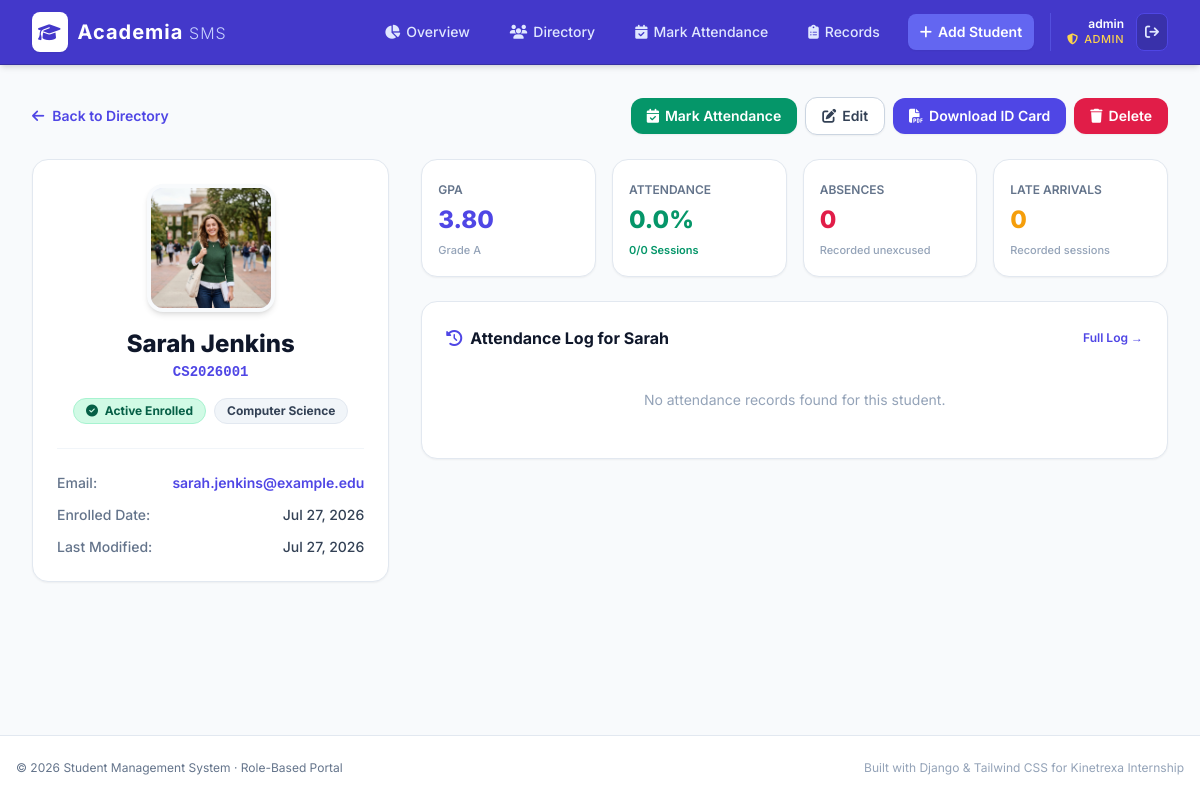
Page /student/2/ (signed in) on the earlier database version.
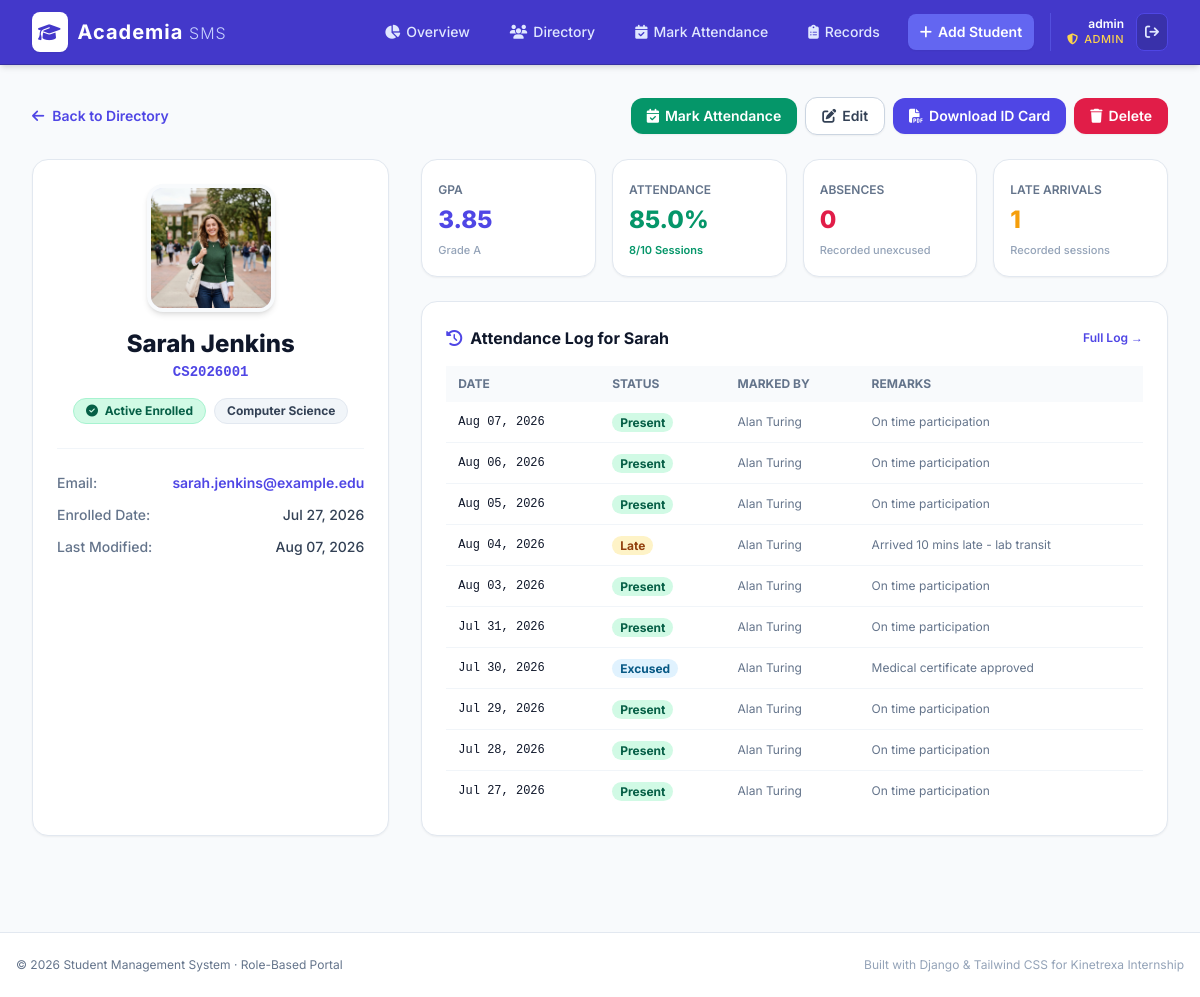
Same page on the later database version.
### students/models.py (models this page shows, shortened)
class TimeStampedModel(models.Model):
    created_at = models.DateTimeField(auto_now_add=True)
    updated_at = models.DateTimeField(auto_now=True)
    class Meta:
        abstract = True

class Student(TimeStampedModel):
    roll_number = models.CharField(max_length=20, unique=True)
    first_name = models.CharField(max_length=100)
    last_name = models.CharField(max_length=100)
    email = models.EmailField(unique=True)
    department = models.CharField(max_length=100)
    gpa = models.DecimalField(max_digits=4, decimal_places=2)
    profile_picture = models.ImageField(upload_to='profiles/', blank=True, null=True)
    is_active = models.BooleanField(default=True)
    objects = StudentManager()
    def get_full_name(self):
        return f"{self.first_name} {self.last_name}"
    def get_grade(self):
        if self.gpa >= 3.5:
            return 'A'
        elif self.gpa >= 3.0:
            return 'B'
        elif self.gpa >= 2.0:
            return 'C'
        elif self.gpa >= 1.0:
            return 'D'
        else:
            return 'F'
    def get_attendance_stats(self):
        records = self.attendance_records.all()
        total = records.count()
        if total == 0:
            return {
                'total': 0,
                'present': 0,
                'absent': 0,
                'late': 0,
                'excused': 0,
                'percentage': 0.0,
                'is_good': True
            }
        present = records.filter(status='Present').count()
        late = records.filter(status='Late').count()
        absent = records.filter(status='Absent').count()
        excused = records.filter(status='Excused').count()
        effective_present = present + (late * 0.5)
        percentage = round((effective_present / total) * 100, 1)
        return {
            'total': total,
            'present': present,
            'absent': absent,
            'late': late,
            'excused': excused,
            'percentage': percentage,
            'is_good': percentage >= 75.0
        }

class Attendance(TimeStampedModel):
    STATUS_CHOICES = [
        ('Present', 'Present'),
        ('Absent', 'Absent'),
        ('Late', 'Late'),
        ('Excused', 'Excused'),
    ]
    student = models.ForeignKey(Student, on_delete=models.CASCADE, related_name='attendance_records')
    date = models.DateField(default=timezone.now)
    status = models.CharField(max_length=10, choices=STATUS_CHOICES, default='Present')
    marked_by = models.ForeignKey(User, on_delete=models.SET_NULL, null=True, blank=True, related_name='marked_attendances')
    remarks = models.CharField(max_length=255, blank=True, null=True)
    class Meta:
        unique_together = ('student', 'date')
        ordering = ['-date', 'student__roll_number']
    @property
    def marked_by_name(self):
        if self.marked_by:
            name = self.marked_by.get_full_name()
            return name if name else self.marked_by.username
        return "System"

### students/views.py (the view)
# urls.py: path('student/<int:pk>/', views.StudentDetailView.as_view(), name='student-detail'),
class StudentDetailView(LoginRequiredMixin, DetailView):
    model = Student
    template_name = 'students/student_detail.html'
    context_object_name = 'student'
    def get_context_data(self, **kwargs):
        context = super().get_context_data(**kwargs)
        student = self.object
        context['attendance_stats'] = student.get_attendance_stats()
        context['recent_attendance'] = student.attendance_records.all()[:10]
        profile = getattr(self.request.user, 'profile', None)
        context['is_admin'] = profile.is_admin if profile else self.request.user.is_superuser
        context['is_teacher'] = profile.is_teacher if profile else False
        return context

### students/models.py (called while the page is built)
    @property
    def is_admin(self):
        return self.role == 'admin' or self.user.is_superuser

    @property
    def is_teacher(self):
        return self.role == 'teacher'

    @property
    def is_student(self):
        return self.role == 'student'

### students/templates/students/student_detail.html (shortened to what the changed rows need)
{% extends 'base.html' %}
{% block content %}
<div class="grid grid-cols-1 lg:grid-cols-3 gap-8">
    <div class="bg-white rounded-2xl shadow-sm border border-slate-200 p-6 flex flex-col items-center text-center">
        <div class="h-32 w-32 rounded-2xl bg-indigo-100 flex items-center justify-center text-indigo-700 font-bold overflow-hidden border-4 border-slate-50 shadow-md mb-4 text-4xl">
            {% if student.profile_picture %}
                <img class="h-full w-full object-cover" src="{{ student.profile_picture.url }}" alt="{{ student.first_name }}">
            {% else %}
                {{ student.first_name|first }}{{ student.last_name|first }}
            {% endif %}
        </div>
        <h2 class="text-2xl font-extrabold text-slate-900">{{ student.get_full_name }}</h2>
        <p class="text-indigo-600 font-mono font-semibold text-sm mt-0.5">{{ student.roll_number }}</p>
        <div class="mt-4 flex flex-wrap gap-2 justify-center">
            {% if student.is_active %}
                <span class="px-3 py-1 text-xs font-bold rounded-full bg-emerald-100 text-emerald-800 border border-emerald-200">
                    <i class="fa-solid fa-circle-check mr-1"></i> Active Enrolled
                </span>
            {% else %}
                <span class="px-3 py-1 text-xs font-bold rounded-full bg-rose-100 text-rose-800 border border-rose-200">
                    <i class="fa-solid fa-circle-xmark mr-1"></i> Inactive
                </span>
            {% endif %}
            <span class="px-3 py-1 text-xs font-bold rounded-full bg-slate-100 text-slate-700 border border-slate-200">
                {{ student.department }}
            </span>
        </div>
        <div class="w-full mt-6 pt-6 border-t border-slate-100 text-left space-y-3 text-sm">
            <div class="flex justify-between">
                <span class="text-slate-500 font-medium">Email:</span>
                <a href="mailto:{{ student.email }}" class="text-indigo-600 font-semibold hover:underline">{{ student.email }}</a>
            </div>
            <div class="flex justify-between">
                <span class="text-slate-500 font-medium">Enrolled Date:</span>
                <span class="text-slate-700 font-medium">{{ student.created_at|date:"M d, Y" }}</span>
            </div>
            <div class="flex justify-between">
                <span class="text-slate-500 font-medium">Last Modified:</span>
                <span class="text-slate-700 font-medium">{{ student.updated_at|date:"M d, Y" }}</span>
            </div>
        </div>
    </div>
    <div class="lg:col-span-2 space-y-6">
        <div class="grid grid-cols-2 sm:grid-cols-4 gap-4">
            <div class="bg-white p-4 rounded-2xl border border-slate-200 shadow-sm">
                <span class="text-xs font-semibold uppercase text-slate-500">GPA</span>
                <div class="text-2xl font-extrabold text-indigo-600 mt-1">{{ student.gpa }}</div>
                <span class="text-[11px] text-slate-400 font-medium">Grade {{ student.get_grade }}</span>
            </div>
            <div class="bg-white p-4 rounded-2xl border border-slate-200 shadow-sm">
                <span class="text-xs font-semibold uppercase text-slate-500">Attendance</span>
                <div class="text-2xl font-extrabold {% if attendance_stats.is_good %}text-emerald-600{% else %}text-rose-600{% endif %} mt-1">
                    {{ attendance_stats.percentage }}%
                </div>
                <span class="text-[11px] {% if attendance_stats.is_good %}text-emerald-600{% else %}text-rose-600{% endif %} font-semibold">
                    {{ attendance_stats.present }}/{{ attendance_stats.total }} Sessions
                </span>
            </div>
            <div class="bg-white p-4 rounded-2xl border border-slate-200 shadow-sm">
                <span class="text-xs font-semibold uppercase text-slate-500">Late Arrivals</span>
                <div class="text-2xl font-extrabold text-amber-500 mt-1">{{ attendance_stats.late }}</div>
                <span class="text-[11px] text-slate-400 font-medium">Recorded sessions</span>
            </div>
        </div>
        <div class="bg-white rounded-2xl border border-slate-200 shadow-sm p-6">
            <div class="flex justify-between items-center mb-4">
                <h3 class="text-base font-bold text-slate-900 flex items-center">
                    <i class="fa-solid fa-clock-rotate-left text-indigo-600 mr-2"></i> Attendance Log for {{ student.first_name }}
                </h3>
                <a href="{% url 'attendance-records' %}?q={{ student.roll_number }}" class="text-xs font-semibold text-indigo-600 hover:underline">
                    Full Log &rarr;
                </a>
            </div>
            {% if recent_attendance %}
                <div class="overflow-x-auto">
                    <table class="w-full text-left text-sm text-slate-600">
                        <thead class="bg-slate-50 text-xs uppercase font-bold text-slate-500">
                            <tr>
                                <th class="py-2.5 px-3">Date</th>
                                <th class="py-2.5 px-3">Status</th>
                                <th class="py-2.5 px-3">Marked By</th>
                                <th class="py-2.5 px-3">Remarks</th>
                            </tr>
                        </thead>
                        <tbody class="divide-y divide-slate-100">
                            {% for rec in recent_attendance %}
                                <tr class="hover:bg-slate-50/70 transition">
                                    <td class="py-2.5 px-3 font-mono text-xs font-medium text-slate-900">
                                        {{ rec.date|date:"M d, Y" }}
                                    </td>
                                    <td class="py-2.5 px-3">
                                        {% if rec.status == 'Present' %}
                                            <span class="px-2 py-0.5 rounded-full text-xs font-bold bg-emerald-100 text-emerald-800">Present</span>
                                        {% elif rec.status == 'Absent' %}
                                            <span class="px-2 py-0.5 rounded-full text-xs font-bold bg-rose-100 text-rose-800">Absent</span>
                                        {% elif rec.status == 'Late' %}
                                            <span class="px-2 py-0.5 rounded-full text-xs font-bold bg-amber-100 text-amber-800">Late</span>
                                        {% else %}
                                            <span class="px-2 py-0.5 rounded-full text-xs font-bold bg-sky-100 text-sky-800">Excused</span>
                                        {% endif %}
                                    </td>
                                    <td class="py-2.5 px-3 text-xs text-slate-500">
                                        {{ rec.marked_by_name }}
                                    </td>
                                    <td class="py-2.5 px-3 text-xs text-slate-500">
                                        {{ rec.remarks|default:"-" }}
                                    </td>
                                </tr>
                            {% endfor %}
                        </tbody>
                    </table>
                </div>
            {% else %}
                <p class="text-sm text-slate-400 text-center py-6">No attendance records found for this student.</p>
            {% endif %}
        </div>
    </div>
</div>
{% endblock %}

Differences in the rows shown:
changed Student "Sarah Jenkins": updated_at "Jul 27, 2026" → "Aug 07, 2026"; gpa "3.80" → "3.85"
added Attendance: date "Aug 07, 2026", status "Present", marked_by_name "Alan Turing", remarks "On time participation"
added Attendance: date "Aug 06, 2026", status "Present", marked_by_name "Alan Turing", remarks "On time participation"
added Attendance: date "Aug 05, 2026", status "Present", marked_by_name "Alan Turing", remarks "On time participation"
added Attendance: date "Aug 04, 2026", status "Late", marked_by_name "Alan Turing", remarks "Arrived 10 mins late - lab transit"
added Attendance: date "Aug 03, 2026", status "Present", marked_by_name "Alan Turing", remarks "On time participation"
added Attendance: date "Jul 31, 2026", status "Present", marked_by_name "Alan Turing", remarks "On time participation"
added Attendance: date "Jul 30, 2026", status "Excused", marked_by_name "Alan Turing", remarks "Medical certificate approved"
added Attendance: date "Jul 29, 2026", status "Present", marked_by_name "Alan Turing", remarks "On time participation"
added Attendance: date "Jul 28, 2026", status "Present", marked_by_name "Alan Turing", remarks "On time participation"
added Attendance: date "Jul 27, 2026", status "Present", marked_by_name "Alan Turing", remarks "On time participation"
Other differences:
{{ attendance_stats.percentage }}: "0.0" → "85.0"
{{ attendance_stats.present }}: "0" → "8"
{{ attendance_stats.total }}: "0" → "10"
{{ attendance_stats.late }}: "0" → "1"
text no longer shown: "No attendance records found for this student."
text now shown: "DATE STATUS MARKED BY REMARKS"
